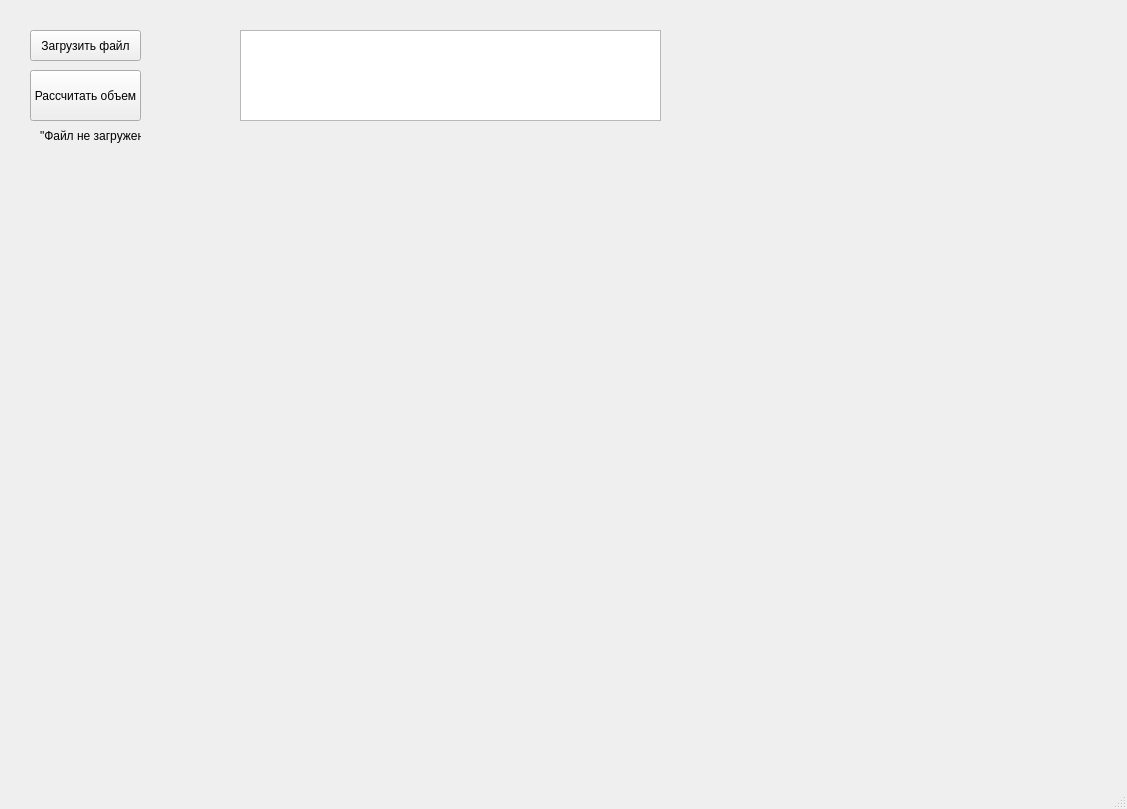
<?xml version="1.0" encoding="UTF-8"?>
<ui version="4.0">
 <class>MainWindow</class>
 <widget class="QMainWindow" name="MainWindow">
  <property name="geometry">
   <rect>
    <x>0</x>
    <y>0</y>
    <width>1127</width>
    <height>809</height>
   </rect>
  </property>
  <property name="windowTitle">
   <string>MainWindow</string>
  </property>
  <widget class="QWidget" name="centralwidget">
   <widget class="QPushButton" name="loadFileButton">
    <property name="geometry">
     <rect>
      <x>30</x>
      <y>30</y>
      <width>111</width>
      <height>31</height>
     </rect>
    </property>
    <property name="text">
     <string>Загрузить файл</string>
    </property>
   </widget>
   <widget class="QPushButton" name="calculateButton">
    <property name="geometry">
     <rect>
      <x>30</x>
      <y>70</y>
      <width>111</width>
      <height>51</height>
     </rect>
    </property>
    <property name="text">
     <string>Рассчитать объем</string>
    </property>
   </widget>
   <widget class="QLabel" name="fileLabel">
    <property name="geometry">
     <rect>
      <x>40</x>
      <y>120</y>
      <width>101</width>
      <height>31</height>
     </rect>
    </property>
    <property name="text">
     <string>&quot;Файл не загружен&quot;</string>
    </property>
   </widget>
   <widget class="QWidget" name="graphContainer" native="true">
    <property name="geometry">
     <rect>
      <x>140</x>
      <y>120</y>
      <width>961</width>
      <height>651</height>
     </rect>
    </property>
    <widget class="QWidget" name="gridLayoutWidget">
     <property name="geometry">
      <rect>
       <x>10</x>
       <y>10</y>
       <width>941</width>
       <height>631</height>
      </rect>
     </property>
     <layout class="QGridLayout" name="gridLayout"/>
    </widget>
   </widget>
   <widget class="QTextEdit" name="resultTextEdit">
    <property name="geometry">
     <rect>
      <x>240</x>
      <y>30</y>
      <width>421</width>
      <height>91</height>
     </rect>
    </property>
    <property name="font">
     <font>
      <pointsize>10</pointsize>
     </font>
    </property>
    <property name="readOnly">
     <bool>true</bool>
    </property>
   </widget>
  </widget>
  <widget class="QStatusBar" name="statusbar"/>
 </widget>
 <resources/>
 <connections/>
</ui>
